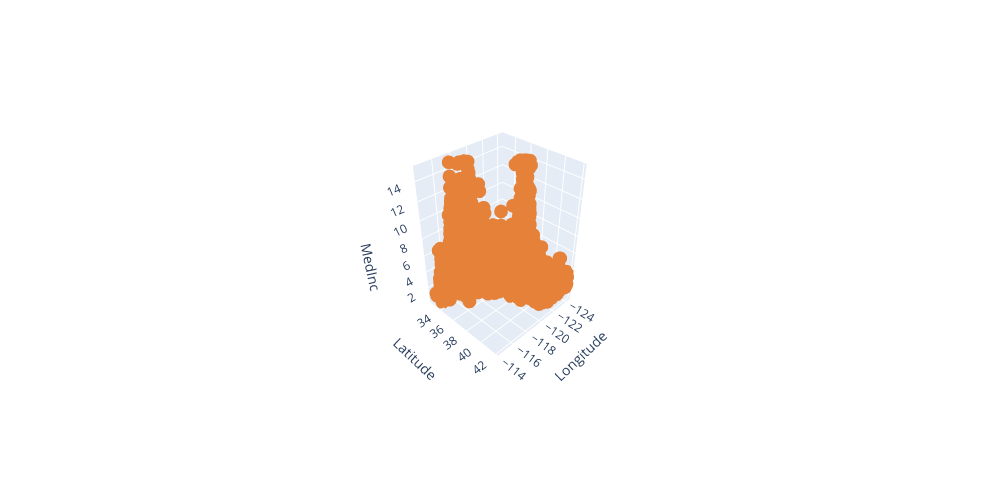

The notebook cell this image was saved under:
### Markdown cell above
* **Gráfico 3d:** DUDA; No funciona la division de colores

### Code cell
import pandas as pd
import plotly.express as px

# Verifica que las columnas necesarias existen
print(df[['Longitude', 'Latitude', 'MedInc']].info())  # Esto mostrará información sobre las columnas necesarias

# Crear el gráfico 3D
fig = px.scatter_3d(
    df,
    x="Longitude",
    y="Latitude",
    z="MedInc",
    width=1000,
    height=500,
    color_discrete_sequence=["#E58139","#39E581", "#8139E5"]  # Puedes usar un solo color si no necesitas categorizar
)

camera = dict(up=dict(x=0, y=0, z=1), eye=dict(x=2, y=2, z=2))
fig.update_layout(scene_camera=camera)
fig.show()

### Figure 1 — Plotly figure (JSON) as saved in the notebook; plotly's stock layout.template omitted (floating-point values rounded to 4 significant figures; data arrays with more than 128 entries replaced by an {"elided": "..."} marker saying what was removed)
{"data": [{"hovertemplate": "Longitude=%{x}<br>Latitude=%{y}<br>MedInc=%{z}<extra></extra>", "legendgroup": "", "marker": {"color": "#E58139", "symbol": "circle"}, "mode": "markers", "name": "", "scene": "scene", "showlegend": false, "type": "scatter3d", "x": {"elided": "20640 float values"}, "y": {"elided": "20640 float values"}, "z": {"elided": "20640 float values"}}], "layout": {"height": 500, "legend": {"tracegroupgap": 0}, "margin": {"t": 60}, "scene": {"camera": {"eye": {"x": 2, "y": 2, "z": 2}, "up": {"x": 0, "y": 0, "z": 1}}, "domain": {"x": [0, 1], "y": [0, 1]}, "xaxis": {"title": {"text": "Longitude"}}, "yaxis": {"title": {"text": "Latitude"}}, "zaxis": {"title": {"text": "MedInc"}}}, "width": 1000}}
